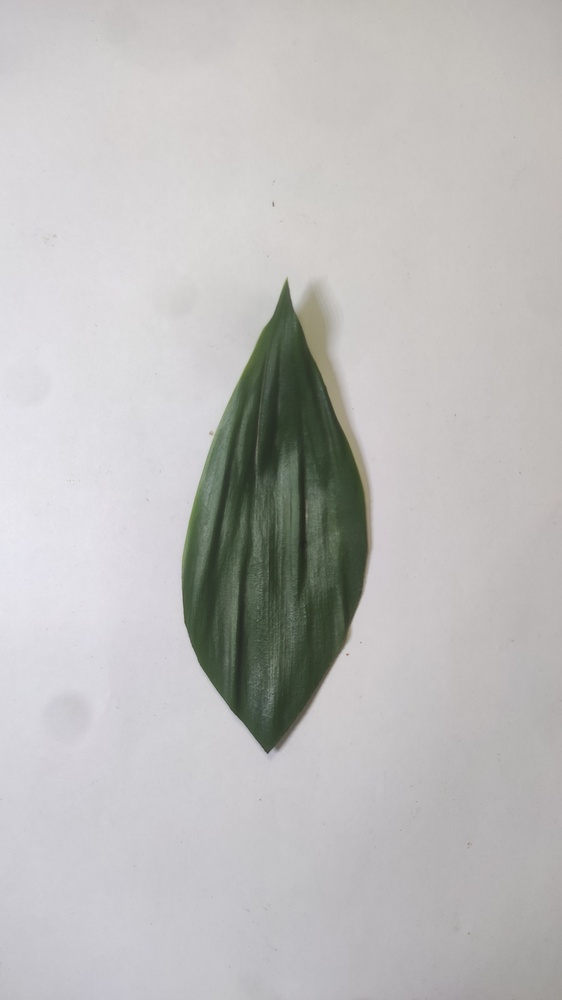
#> input picture class1/1.jpg, 562 x 1000 px, shrunk from 2610 x 4640 before the run; its folder holds only this picture in this run
$ python Humoment.py
#> lines starting #> are read from the running program, lines starting #| are printed output that depends on the picture; after the words box and inside, x2 and y2 are one past the last pixel; in counts of white or black regions, pixels touching at a corner belong together; long printed decimals are rounded
#Nhom12B#Nhom12B#Nhom12B#Nhom12B#Nhom12B
#Nhom12B                        #Nhom12B
#Nhom12B                        #Nhom12B
#Nhom12B#Nhom12B#Nhom12B#Nhom12B#Nhom12B
import cv2
import sys
import os
from math import copysign, log10

def main():
    showLogTransformedHuMoments = True

    folder_name = "class1"
    output_folder = "output_images"

    if not os.path.exists(output_folder):
        os.makedirs(output_folder)

    image_files = sorted([f for f in os.listdir(folder_name) if os.path.isfile(os.path.join(folder_name, f))], key=lambda x: int(os.path.splitext(x)[0]))

    print(f"{'ID':<4} {'S1':>10} {'S2':>10} {'S3':>10} {'S4':>13} {'S5':>13} {'S6':>13} {'S7':>10}")

    for idx, filename in enumerate(image_files, start=1):
        file_path = os.path.join(folder_name, filename)
        im = cv2.imread(file_path, cv2.IMREAD_GRAYSCALE)
#> im: shape (1000, 562); min 34, max 235, mean 188.5
        _, im_binary = cv2.threshold(im, 128, 255, cv2.THRESH_BINARY_INV)  # Sử dụng THRESH_BINARY_INV để đảo ngược
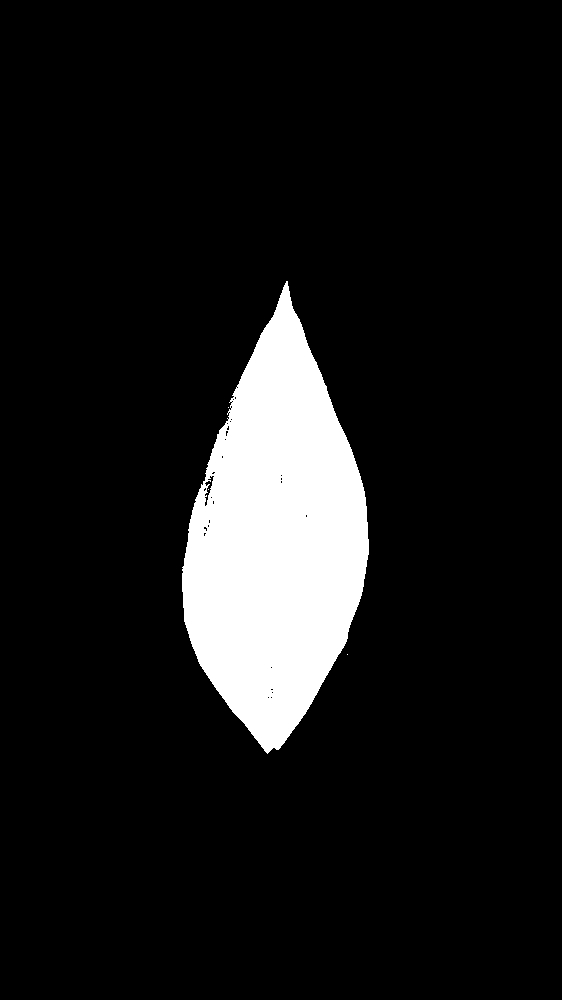
#> im_binary: shape (1000, 562); 9.6% white; 4 white regions (3 under 20 px), largest, box (x1, y1, x2, y2) and area: (182, 281, 369, 754) 54149
        moment = cv2.moments(im_binary)
#> moment = moments, m00 13808760, centre m10/m00, m01/m00 = (275.7, 538.8)
        huMoments = cv2.HuMoments(moment)
#> huMoments = [0.000896, 3.94e-07, 2.23e-11, 8.82e-12, 1.23e-22, 5.45e-15, 7.81e-24]

        print(f"{idx:<4}", end='')

        for i in range(0, 7):
            hu_value = huMoments[i][0]
            if showLogTransformedHuMoments:
                hu_value = -1 * copysign(1.0, hu_value) * log10(abs(hu_value))
            print(f"{hu_value:>12.5f}", end=' ')
#> this loop made 7 passes
#> hu_value on passes 1 to 7: 3.05, 6.4, 10.65, 11.05, 21.91, 14.26, 23.11
#|      3.048
#|      6.405
#|     10.652
#|     11.055
#|     21.909
#|     14.264
#|     23.107
        print()

        if idx <= 5:
            output_path = os.path.join(output_folder, f"binary_image_{idx}.png")
            cv2.imwrite(output_path, im_binary)
#Nhom12B
if __name__ == "__main__": #Nhom12B
    main()

$ run again, on class1/14.jpg
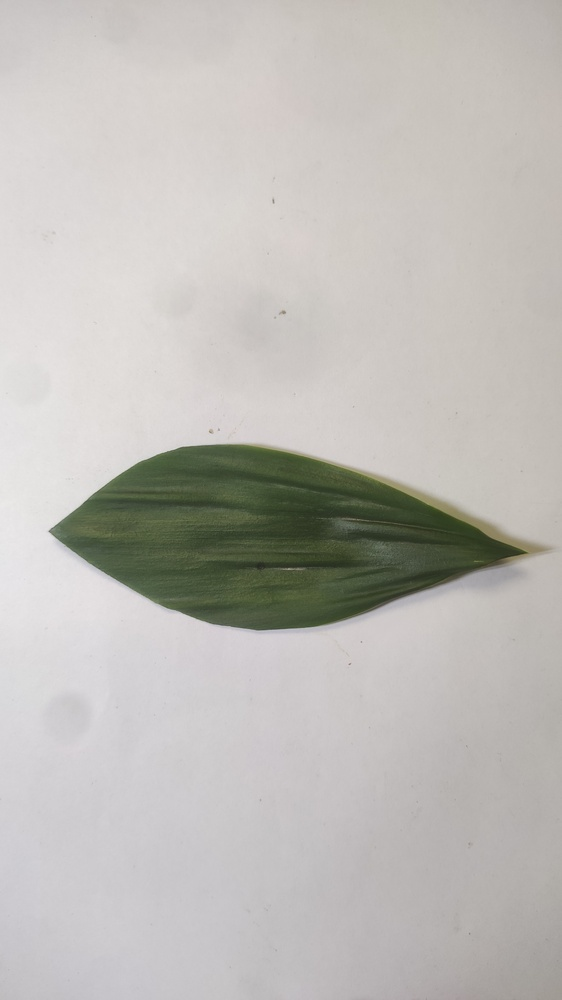
#> input picture class1/14.jpg, 562 x 1000 px, shrunk from 2610 x 4640 before the run
#> in main, `im = cv2.imread(file_path, cv2.IMREAD_GRAYSCALE)`:
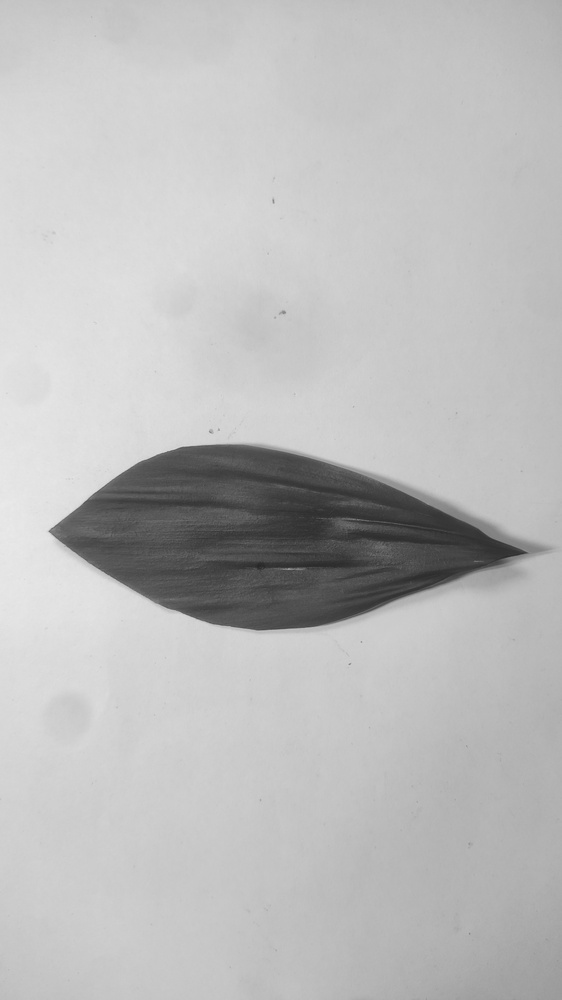
#> im: shape (1000, 562); min 38, max 234, mean 188.2
#> in main, `_, im_binary = cv2.threshold(im, 128, 255, cv2.THRESH_BINARY_INV)`:
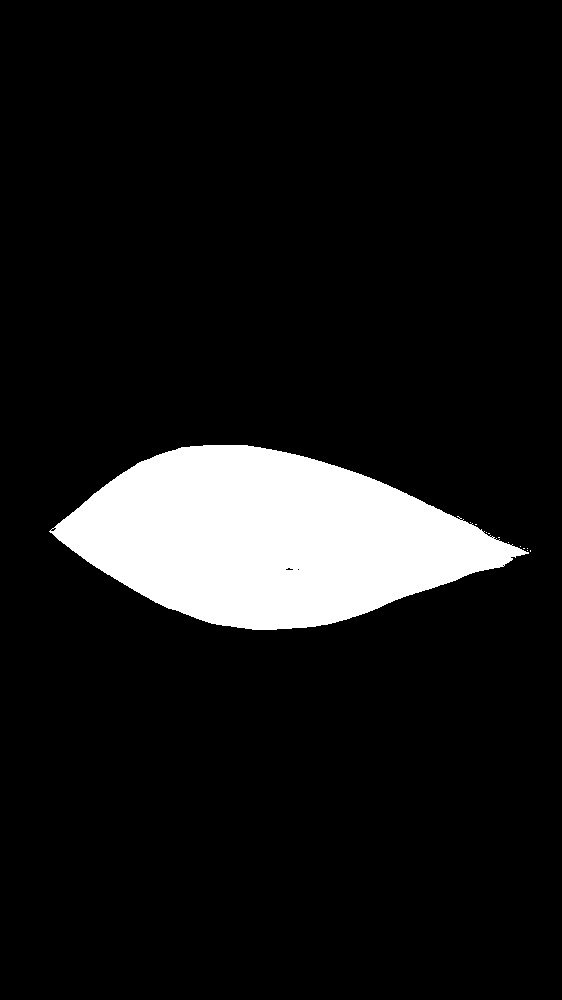
#> im_binary: shape (1000, 562); 9.8% white; 12 white regions (11 under 20 px), largest, box (x1, y1, x2, y2) and area: (49, 445, 529, 630) 55338
#> moment = moments, m00 14115270, centre m10/m00, m01/m00 = (270.1, 537.8)
#> huMoments = [0.000905, 4.12e-07, 2.16e-11, 8.87e-12, 1.23e-22, 5.67e-15, 3.19e-24]
#> the loop in main, `for i in range(0, 7):` made 7 passes
#> hu_value on passes 1 to 7: 3.04, 6.39, 10.67, 11.05, 21.91, 14.25, 23.5
#> (printed output is left out)
